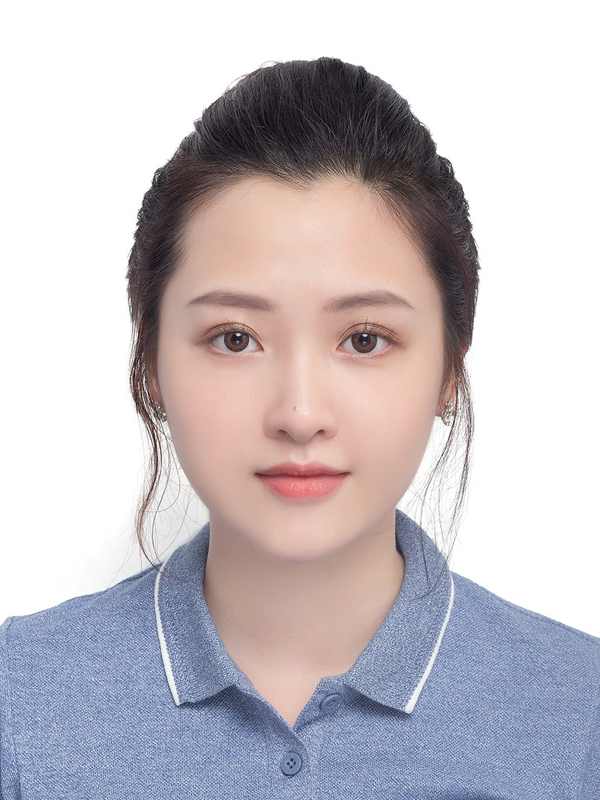
#> input picture tuan01/image/7.png, 600 x 800 px
$ python mean_filter.py
#> lines starting #> are read from the running program, lines starting #| are printed output that depends on the picture
import cv2
import numpy as np
from matplotlib import pyplot as plt

img = np.array([[1, 2, 3, 4, 5, 6],
                  [0, 1, 7, 3, 4, 5],
                  [0, 0, 1, 2, 3, 4],
                  [0, 12, 0, 1, 2, 3],
                  [0, 266, 0, 0, 1, 2]]
                 )


# read image
# in bellow codeline, have to change path to where image belong to
image = cv2.imread('../../tuan01/image/7.png')
#> image is the input picture: shape (800, 600, 3); mean B, G, R 197.1, 192.1, 198.2
cv2.imshow("Test Image", image)

print(image)
#> (printed output is left out)
print(type(image))
#| <class 'numpy.ndarray'>
img_hsv = cv2.cvtColor(image, cv2.COLOR_RGB2HSV)
#> img_hsv: shape (800, 600, 3); mean H, S, V 44.4, 33.4, 209.2
tmp = img_hsv[:, :, 1]
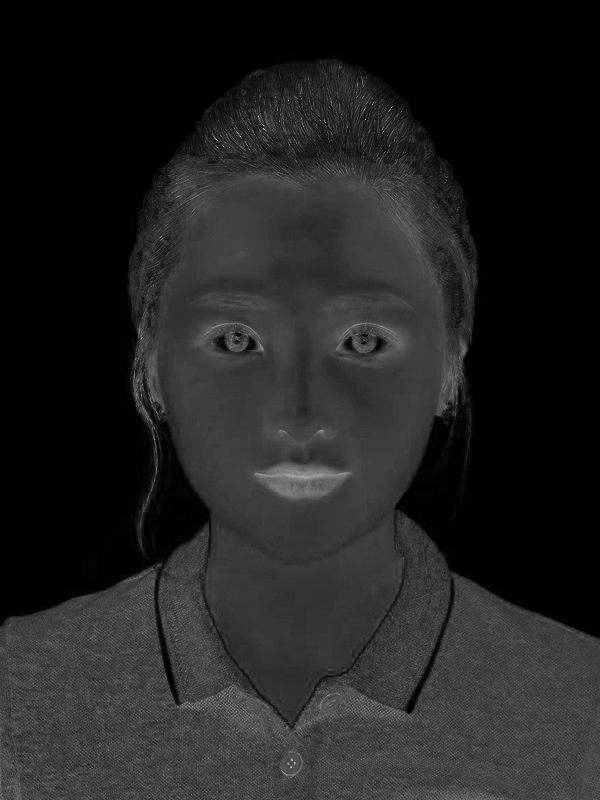
#> tmp: shape (800, 600); min 0, max 227, mean 33.4
tmp = tmp * 125
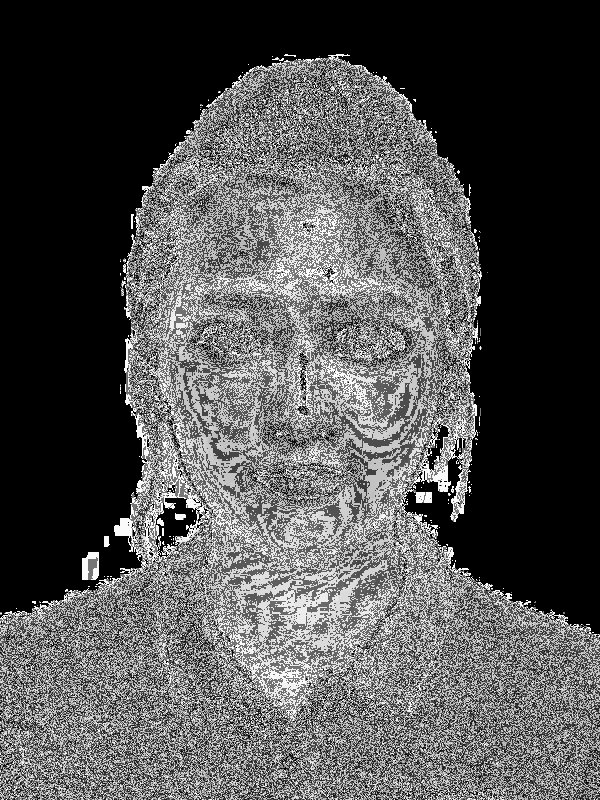
#> tmp: shape (800, 600); min 0, max 255, mean 81.5
tmp[tmp > 255] = 255
print(tmp)
#> (printed output is left out)

$ run again, with tuan01/image/8.png copied over tuan01/image/7.png
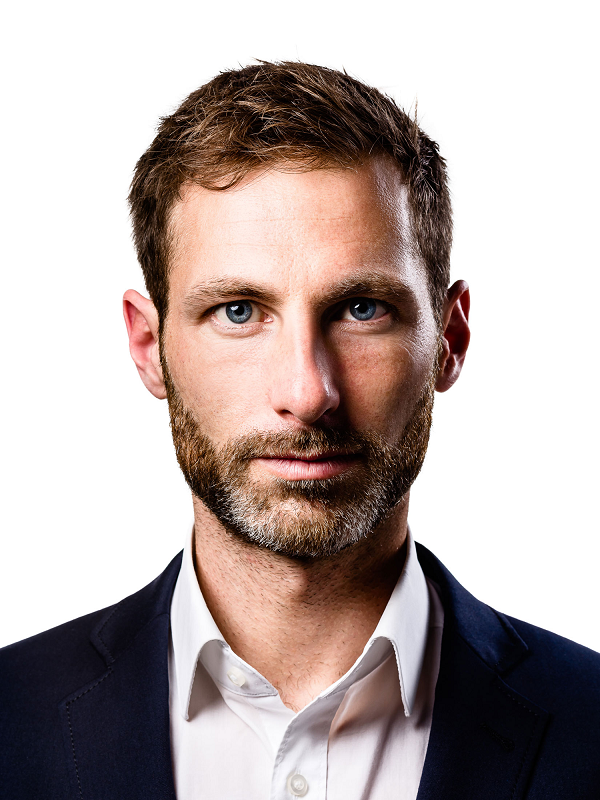
#> input picture tuan01/image/8.png, 600 x 800 px
#> image is the input picture: shape (800, 600, 3); mean B, G, R 166.3, 169.1, 182.1
#> (printed output is left out)
#| <class 'numpy.ndarray'>
#> img_hsv: shape (800, 600, 3); mean H, S, V 55.6, 60.8, 184.3
#> `tmp = img_hsv[:, :, 1]`:
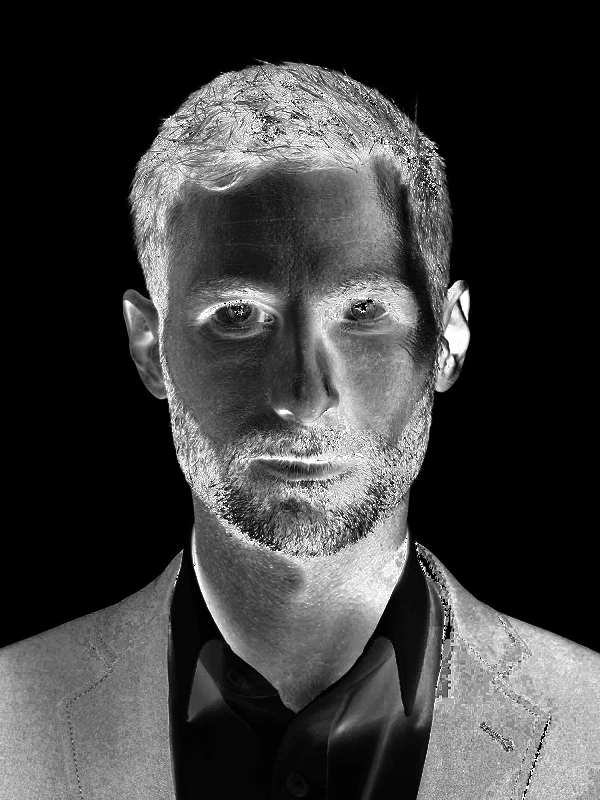
#> tmp: shape (800, 600); min 0, max 255, mean 60.8
#> `tmp = tmp * 125`:
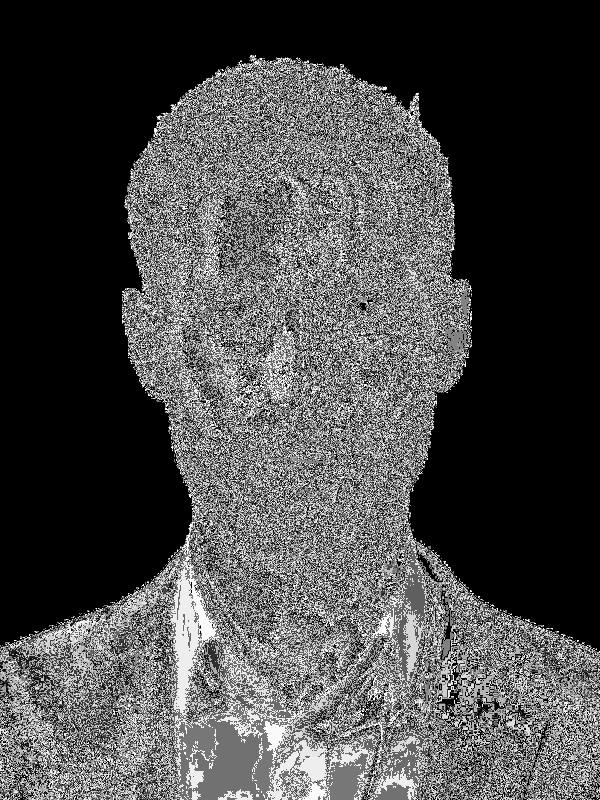
#> tmp: shape (800, 600); min 0, max 255, mean 72.6
#> (printed output is left out)
